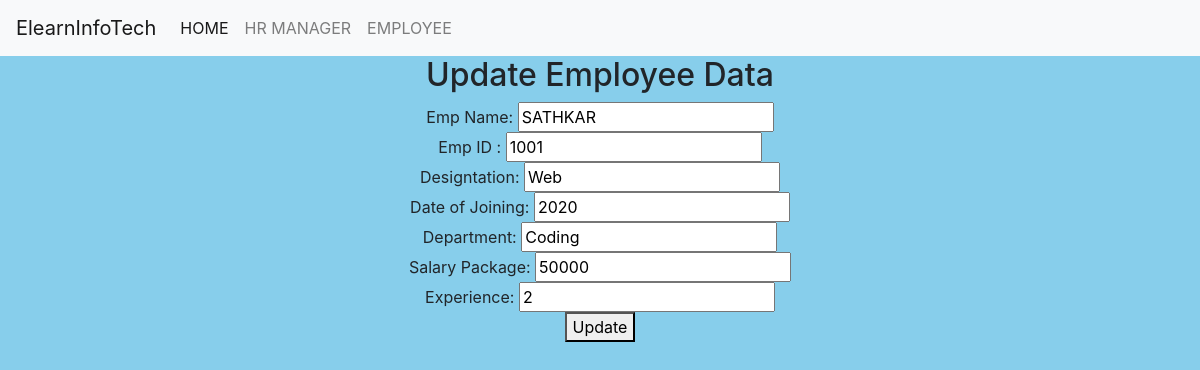
Screenshot of /update/1 with the database file from the repository.
### app1/models.py (models this page shows)
class Employee(models.Model):
	Emp_Name        = models.CharField(max_length=20)
	Emp_ID          = models.IntegerField()
	Designtation    = models.CharField(max_length=20)
	Date_of_Joining = models.IntegerField()
	Department      = models.CharField(max_length=20)
	Salary_Package  = models.IntegerField()
	Experience      = models.IntegerField()

### app1/views.py (the view)
# urls.py: path('update/<int:id>', views.update_view),
def update_view(request,id):
	employee=Employee.objects.get(id=id)
	if request.method=="POST":
		form=employeeform(request.POST,instance=employee)
		if form.is_valid():
			form.save()
			return redirect('/EmpData')
	return render(request,'app1/update.html',{'employee':employee})

### templates/app1/update.html (shortened to what this page needs)
{% extends "app1/home.html" %}
{% block body_block %}
<center>
<h2>Update Employee Data</h2>
<form method="POST">
Emp Name: <input type="text" name="Emp_Name" value="{{employee.Emp_Name}}"><br>
Emp ID : <input type="text" name="Emp_ID" value="{{employee.Emp_ID}}"><br>
Designtation: <input type="text" name="Designtation" value="{{employee.Designtation}}"><br>
Date of Joining: <input type="text" name="Date_of_Joining" value="{{employee.Date_of_Joining}}"><br>
Department: <input type="text" name="Department" value="{{employee.Department}}"><br>
Salary Package: <input type="text" name="Salary_Package" value="{{employee.Salary_Package}}"><br>
Experience: <input type="text" name="Experience" value="{{employee.Experience}}"><br>
<button>Update</button>
</form>
</center>
{% endblock %}

### static/css/style.css (style rules this page uses)
body { background: skyblue; }

### rows the page displays
Employee: Emp_Name "SATHKAR", Emp_ID "1001", Designtation "Web", Date_of_Joining "2020", Department "Coding", Salary_Package "50000", Experience "2"
